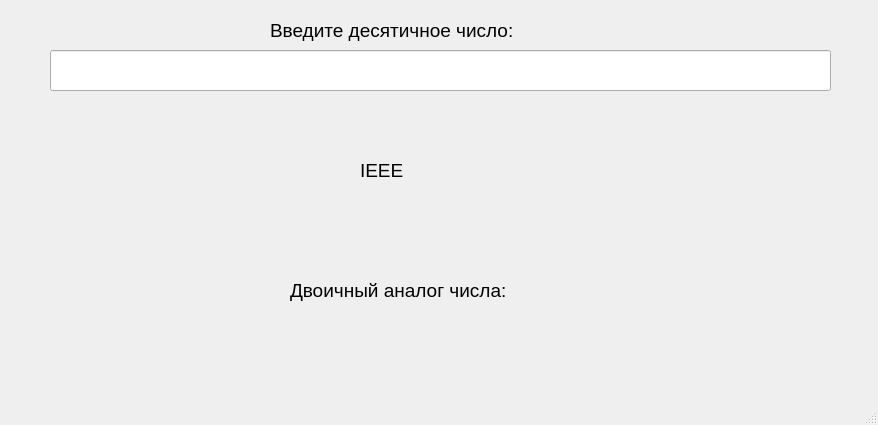
<?xml version="1.0" encoding="UTF-8"?>
<ui version="4.0">
 <class>MainWindow</class>
 <widget class="QMainWindow" name="MainWindow">
  <property name="geometry">
   <rect>
    <x>0</x>
    <y>0</y>
    <width>878</width>
    <height>425</height>
   </rect>
  </property>
  <property name="font">
   <font>
    <pointsize>14</pointsize>
    <weight>75</weight>
    <bold>true</bold>
   </font>
  </property>
  <property name="windowTitle">
   <string>MainWindow</string>
  </property>
  <widget class="QWidget" name="centralwidget">
   <widget class="QLabel" name="label_IEEE">
    <property name="geometry">
     <rect>
      <x>10</x>
      <y>200</y>
      <width>781</width>
      <height>41</height>
     </rect>
    </property>
    <property name="font">
     <font>
      <pointsize>14</pointsize>
      <weight>75</weight>
      <bold>true</bold>
     </font>
    </property>
    <property name="text">
     <string/>
    </property>
   </widget>
   <widget class="QLineEdit" name="lineEdit">
    <property name="geometry">
     <rect>
      <x>50</x>
      <y>50</y>
      <width>781</width>
      <height>41</height>
     </rect>
    </property>
    <property name="font">
     <font>
      <pointsize>14</pointsize>
      <weight>75</weight>
      <bold>true</bold>
     </font>
    </property>
   </widget>
   <widget class="QLabel" name="label_binary">
    <property name="geometry">
     <rect>
      <x>10</x>
      <y>320</y>
      <width>791</width>
      <height>51</height>
     </rect>
    </property>
    <property name="text">
     <string/>
    </property>
   </widget>
   <widget class="QLabel" name="label">
    <property name="geometry">
     <rect>
      <x>290</x>
      <y>280</y>
      <width>251</width>
      <height>21</height>
     </rect>
    </property>
    <property name="font">
     <font>
      <pointsize>14</pointsize>
      <weight>50</weight>
      <bold>false</bold>
     </font>
    </property>
    <property name="text">
     <string>Двоичный аналог числа:</string>
    </property>
   </widget>
   <widget class="QLabel" name="label_2">
    <property name="geometry">
     <rect>
      <x>360</x>
      <y>160</y>
      <width>111</width>
      <height>20</height>
     </rect>
    </property>
    <property name="font">
     <font>
      <pointsize>14</pointsize>
      <weight>50</weight>
      <bold>false</bold>
     </font>
    </property>
    <property name="text">
     <string>IEEE</string>
    </property>
   </widget>
   <widget class="QLabel" name="label_3">
    <property name="geometry">
     <rect>
      <x>270</x>
      <y>20</y>
      <width>291</width>
      <height>21</height>
     </rect>
    </property>
    <property name="font">
     <font>
      <pointsize>14</pointsize>
      <weight>50</weight>
      <bold>false</bold>
     </font>
    </property>
    <property name="text">
     <string>Введите десятичное число:</string>
    </property>
   </widget>
  </widget>
  <widget class="QMenuBar" name="menubar">
   <property name="geometry">
    <rect>
     <x>0</x>
     <y>0</y>
     <width>878</width>
     <height>28</height>
    </rect>
   </property>
  </widget>
  <widget class="QStatusBar" name="statusbar"/>
 </widget>
 <resources/>
 <connections/>
</ui>
